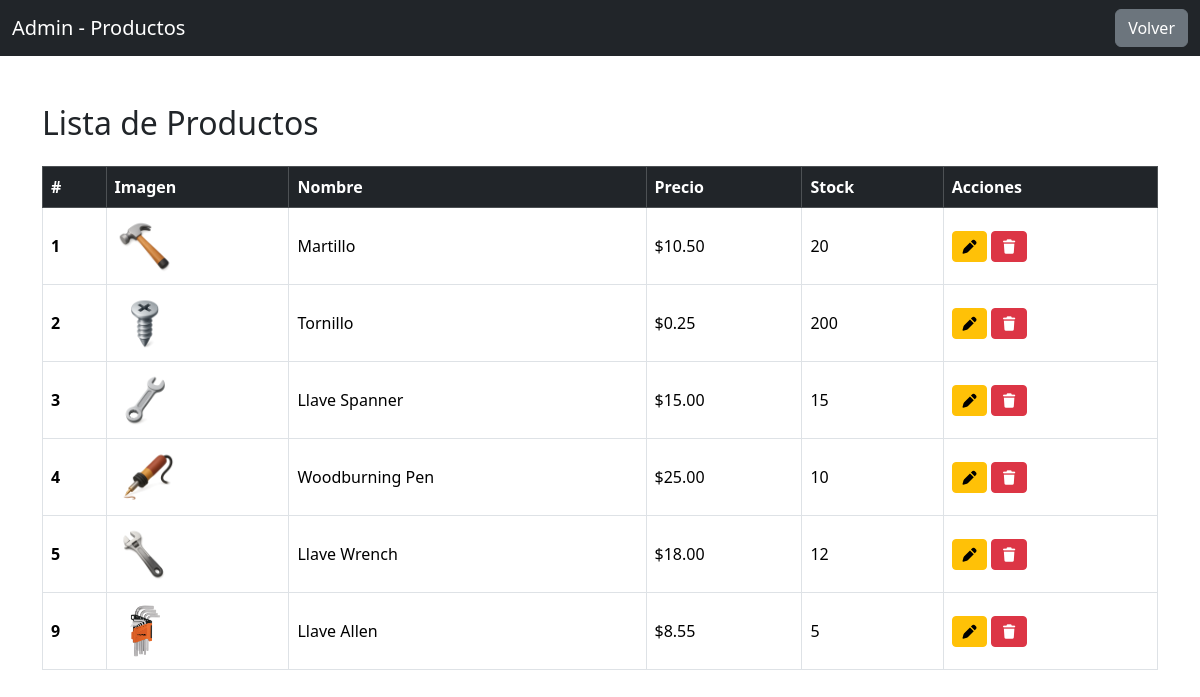
/admin/ver-productos.php (signed in), run on the app's committed database.
### tables this page shows
CREATE TABLE `productos` (
  `id` int(11) NOT NULL,
  `nombre` varchar(100) DEFAULT NULL,
  `descripcion` text DEFAULT NULL,
  `precio` decimal(10,2) DEFAULT NULL,
  `categoria` varchar(50) DEFAULT NULL,
  `stock` int(11) DEFAULT NULL,
  `imagen` varchar(255) DEFAULT NULL,
  `imagen2` varchar(255) DEFAULT NULL
);

### admin/ver-productos.php (the view, shortened to what this page needs)
<?php
include("../php/conexion.php");
$sql = "SELECT * FROM productos";
$resultado = $conn->query($sql);
?>
<!DOCTYPE html>
<html lang="en">
<head>
    <link href="https://cdn.jsdelivr.net/npm/bootstrap@5.3.8/dist/css/bootstrap.min.css" rel="stylesheet">
    <link rel="stylesheet" href="https://cdnjs.cloudflare.com/ajax/libs/font-awesome/7.0.1/css/all.min.css">
</head>
<body>
    <nav class="navbar navbar-dark bg-dark">
        <div class="container-fluid">
            <span class="navbar-brand">Admin - Productos</span>
            <a href="dashboard.php" class="btn btn-secondary">Volver</a>
        </div>
    </nav>
    <div class="container mt-5">
        <h2 class="mb-4">Lista de Productos</h2>
        <table class="table table-bordered table-hover align-middle">
            <thead class="table-dark">
                <tr>
                    <th>#</th>
                    <th>Imagen</th>
                    <th>Nombre</th>
                    <th>Precio</th>
                    <th>Stock</th>
                    <th>Acciones</th>
                </tr>
            </thead>
            <tbody>
            <?php while($producto = $resultado->fetch_assoc()): ?>
                <tr>
                    <th scope="row"><?php echo $producto['id']; ?></th>
                    <td>
                        <img src="../img/productos/<?php echo $producto['imagen']; ?>" width="60">
                    </td>
                    <td><?php echo $producto['nombre']; ?></td>
                    <td>$<?php echo $producto['precio']; ?></td>
                    <td><?php echo $producto['stock']; ?></td>
                    <td>
                        <a href="editar_producto.php?id=<?php echo $producto['id']; ?>" class="btn btn-warning btn-sm">
                            <i class="fa-solid fa-pen"></i>
                        </a>
                        <button
                            class="btn btn-danger btn-sm"
                            data-bs-toggle="modal"
                            data-bs-target="#eliminarModal<?php echo $producto['id']; ?>"
                            data-id="<?php echo $producto['id']; ?>">
                            <i class="fa-solid fa-trash"></i>
                        </button>
                    </td>
                </tr>
            <?php endwhile; ?>
            </tbody>
        </table>
    </div>
</body>
</html>

### data on the page
productos: id "1", imagen (picture), nombre "Martillo", precio "10.50", stock "20"
productos: id "2", imagen (picture), nombre "Tornillo", precio "0.25", stock "200"
productos: id "3", imagen (picture), nombre "Llave Spanner", precio "15.00", stock "15"
productos: id "4", imagen (picture), nombre "Woodburning Pen", precio "25.00", stock "10"
productos: id "5", imagen (picture), nombre "Llave Wrench", precio "18.00", stock "12"
productos: id "9", imagen (picture), nombre "Llave Allen", precio "8.55", stock "5"
